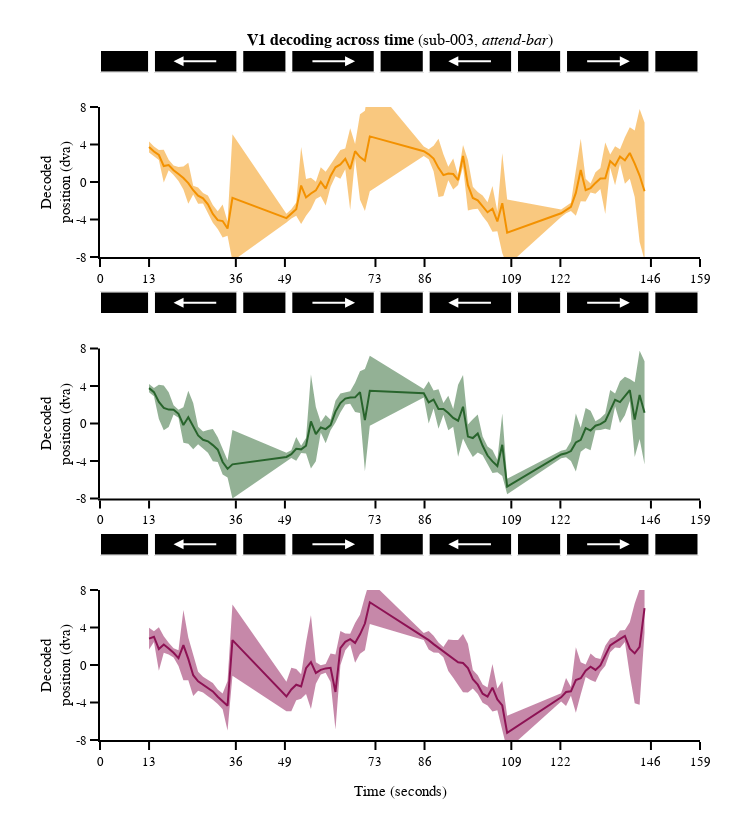

The code cell stored with this chart in its notebook:
### Code cell
subplot_titles = ['<b>{} decoding across time</b> ({}, <i>{}</i>)'.format(roi, subject, attend_task_txt),
                 '','','','','','']

fig = make_subplots(rows=rows, cols=cols, specs=sb_specs, print_grid=False, vertical_spacing=0.05, horizontal_spacing=0.1,
                    column_widths=column_widths, row_heights=row_heights,  subplot_titles=subplot_titles)


for xref,yref,axref,ayref in zip(xrefs, yrefs, axrefs, ayrefs):
    for x0,x1 in zip(x0_all,x1_all):
        fig.add_shape(type='rect', xref=xref, yref=yref, x0=x0, y0=0, x1=x1, y1=1, 
                      line_width=2, fillcolor='black', line_color='white')
        
    for [coord_tp] in zip([mot_1, mot_2, mot_3, mot_4]):
        fig.add_annotation(ax=coord_tp[0], x=coord_tp[1], ay=coord_tp[2], y=coord_tp[3], 
                           xref=xref, yref=yref, axref=axref,ayref=ayref,
                           text='', showarrow=True, arrowhead=2, arrowcolor='white')
        
for gaze_task_num, gaze_task in enumerate(gaze_tasks):
    
    if gaze_task == 'GazeCenter': line_color, area_col, row = gc_line_col, gc_area_col, 2
    elif gaze_task == 'GazeLeft': line_color, area_col, row = gl_line_col, gl_area_col, 4
    elif gaze_task == 'GazeRight': line_color, area_col, row = gr_line_col, gr_area_col, 6
    
    # get data
    df_fn = "{}/{}_task-{}{}_decode_par.pkl".format(tsv_dir,subject,gaze_task,attend_task)
    df = pd.read_pickle(df_fn)
    
    x = df.loc[df.roi==roi].TR*TR
    y = df.loc[df.roi==roi].decoded_x_mean
    eb_y = df.loc[df.roi==roi].decoded_x_std
    
    fig.append_trace(go.Scatter(x=x, y=y, showlegend=False, mode='lines', line_color=line_color, line_width=line_width, connectgaps=False, name='', hovertemplate=hover), row=row, col=1)
    fig.append_trace(go.Scatter(x=x, y=y+eb_y, showlegend=False, mode='lines', fillcolor=area_col, line_width=0, connectgaps=False, hoverinfo='skip'), row=row, col=1)
    fig.append_trace(go.Scatter(x=x, y=y-eb_y, showlegend=False, mode='lines', fillcolor=area_col, line_width=0, connectgaps=False, hoverinfo='skip', fill='tonexty'), row=row, col=1)
    

for xaxis in ['xaxis','xaxis3','xaxis5']:
    exec("fig.layout.update({}_range=xaxis_range)".format(xaxis))
    exec("fig.layout.update({}_title='')".format(xaxis))
    exec("fig.layout.update({}_showticklabels=False)".format(xaxis))
    exec("fig.layout.update({}_visible=False)".format(xaxis))

for yaxis in ['yaxis','yaxis3','yaxis5']:
    exec("fig.layout.update({}_range=[0,1])".format(yaxis))
    exec("fig.layout.update({}_title='')".format(yaxis))
    exec("fig.layout.update({}_showticklabels=False)".format(yaxis))
    exec("fig.layout.update({}_visible=False)".format(yaxis))
        
for xaxis in ['xaxis2','xaxis4','xaxis6']:
    exec("fig.layout.update({}_range=xaxis_range)".format(xaxis))
    exec("fig.layout.update({}_tickvals=xaxis_tickvals)".format(xaxis))
    exec("fig.layout.update({}_ticktext=xaxis_ticktext)".format(xaxis))
    if xaxis == 'xaxis6':exec("fig.layout.update({}_title=xaxis_title)".format(xaxis))

for yaxis in ['yaxis2','yaxis4','yaxis6']:
    exec("fig.layout.update({}_range=yaxis_range)".format(yaxis))
    exec("fig.layout.update({}_tickvals=yaxis_tickvals)".format(yaxis))
    exec("fig.layout.update({}_ticktext=yaxis_ticktext)".format(yaxis))
    exec("fig.layout.update({}_title=yaxis_title)".format(yaxis))
    

# set axis
for row in np.arange(rows):
    for col in np.arange(cols):
        fig.update_xaxes(ticklen=8, linewidth=template_specs['axes_width'], row=row+1, col=col+1)
        fig.update_yaxes(ticklen=8, linewidth=template_specs['axes_width'], row=row+1, col=col+1)

# set figure
fig.layout.update(template=fig_template, width=fig_width, height=fig_height, margin_l=margin_l, margin_r=margin_r, margin_t=margin_t, margin_b=margin_b,
                  legend_yanchor='top', legend_y=-0.15,legend_x=-0.05, legend_xanchor='left', legend_bgcolor='rgba(255,255,255,0)', legend_tracegroupgap=1)

        
fig.show(config={"displayModeBar": False})
#fig.write_image("{}/{}_refit_ref_index{}.pdf".format(tsv_dir, subject, type_analysis))
#fig.write_html("{}/{}_refit_ref_index{}.html".format(tsv_dir, subject, type_analysis),config={"displayModeBar": False})

### Figure 1 — Plotly figure (JSON) as saved in the notebook; plotly's stock layout.template omitted (floating-point values rounded to 4 significant figures)
{"data": [{"connectgaps": false, "hovertemplate": "Time: %{x:1.2f} s<br>x: %{y:1.2f} dva", "line": {"color": "rgba(243, 146, 0, 1)", "width": 2}, "mode": "lines", "name": "", "showlegend": false, "type": "scatter", "x": [13, 14.3, 15.6, 16.9, 18.2, 19.5, 20.8, 22.1, 23.4, 24.7, 26, 27.3, 28.6, 29.9, 31.2, 32.5, 33.8, 35.1, 49.4, 50.7, 52, 53.3, 54.6, 55.9, 57.2, 58.5, 59.8, 61.1, 62.4, 63.7, 65, 66.3, 67.6, 68.9, 70.2, 71.5, 85.8, 87.1, 88.4, 89.7, 91, 92.3, 93.6, 94.9, 96.2, 97.5, 98.8, 100.1, 101.4, 102.7, 104, 105.3, 106.6, 107.9, 122.2, 123.5, 124.8, 126.1, 127.4, 128.7, 130, 131.3, 132.6, 133.9, 135.2, 136.5, 137.8, 139.1, 140.4, 141.7, 143, 144.3], "xaxis": "x2", "y": [3.733, 3.247, 2.883, 1.7, 1.815, 1.254, 0.8578, 0.4298, -0.1255, -0.877, -1.455, -1.742, -2.383, -3.401, -4.067, -4.164, -4.967, -1.681, -3.847, -3.396, -2.898, -0.3809, -1.647, -1.221, -0.8952, 0.02673, -0.7074, 0.6524, 1.569, 1.88, 2.47, 1.376, 3.279, 2.659, 2.263, 4.863, 3.278, 2.954, 2.503, 1.509, 0.7282, 0.9091, 0.8528, 0.2004, 2.788, -0.339, -1.708, -1.959, -2.546, -3.229, -2.858, -4.204, -2.26, -5.404, -3.336, -2.962, -2.65, -1.165, 1.282, -0.8665, -0.6462, -0.09796, 0.3665, 0.4006, 2.231, 1.742, 2.717, 2.303, 3.092, 1.957, 0.6934, -0.9873], "yaxis": "y2"}, {"connectgaps": false, "fillcolor": "rgba(243, 146, 0, 0.5)", "hoverinfo": "skip", "line": {"width": 0}, "mode": "lines", "showlegend": false, "type": "scatter", "x": [13, 14.3, 15.6, 16.9, 18.2, 19.5, 20.8, 22.1, 23.4, 24.7, 26, 27.3, 28.6, 29.9, 31.2, 32.5, 33.8, 35.1, 49.4, 50.7, 52, 53.3, 54.6, 55.9, 57.2, 58.5, 59.8, 61.1, 62.4, 63.7, 65, 66.3, 67.6, 68.9, 70.2, 71.5, 85.8, 87.1, 88.4, 89.7, 91, 92.3, 93.6, 94.9, 96.2, 97.5, 98.8, 100.1, 101.4, 102.7, 104, 105.3, 106.6, 107.9, 122.2, 123.5, 124.8, 126.1, 127.4, 128.7, 130, 131.3, 132.6, 133.9, 135.2, 136.5, 137.8, 139.1, 140.4, 141.7, 143, 144.3], "xaxis": "x2", "y": [4.331, 3.789, 3.423, 3.447, 2.369, 1.773, 1.607, 1.658, 2.061, -0.4125, -0.579, -1.184, -1.428, -2.448, -3.12, -2.41, -4.208, 5.082, -3.375, -2.894, -2.193, 3.728, 0.3099, 0.4661, 0.02063, 1.565, 1.083, 1.817, 2.534, 3.403, 3.574, 5.737, 4.057, 7.216, 7.609, 10.72, 3.782, 3.482, 3.862, 4.624, 2.957, 1.628, 2.503, 0.7195, 3.959, 2.354, -0.5142, -1.054, -1.44, -2.148, -0.4197, -3.142, 3.059, -1.859, -2.936, -2.599, -2.21, 1.259, 4.607, 0.3555, -0.1669, 1.05, 1.481, 4.204, 2.945, 3.822, 3.481, 4.779, 5.833, 5.501, 7.798, 6.354], "yaxis": "y2"}, {"connectgaps": false, "fill": "tonexty", "fillcolor": "rgba(243, 146, 0, 0.5)", "hoverinfo": "skip", "line": {"width": 0}, "mode": "lines", "showlegend": false, "type": "scatter", "x": [13, 14.3, 15.6, 16.9, 18.2, 19.5, 20.8, 22.1, 23.4, 24.7, 26, 27.3, 28.6, 29.9, 31.2, 32.5, 33.8, 35.1, 49.4, 50.7, 52, 53.3, 54.6, 55.9, 57.2, 58.5, 59.8, 61.1, 62.4, 63.7, 65, 66.3, 67.6, 68.9, 70.2, 71.5, 85.8, 87.1, 88.4, 89.7, 91, 92.3, 93.6, 94.9, 96.2, 97.5, 98.8, 100.1, 101.4, 102.7, 104, 105.3, 106.6, 107.9, 122.2, 123.5, 124.8, 126.1, 127.4, 128.7, 130, 131.3, 132.6, 133.9, 135.2, 136.5, 137.8, 139.1, 140.4, 141.7, 143, 144.3], "xaxis": "x2", "y": [3.135, 2.705, 2.342, -0.04654, 1.261, 0.7352, 0.1082, -0.7986, -2.312, -1.342, -2.331, -2.301, -3.338, -4.354, -5.013, -5.919, -5.725, -8.444, -4.32, -3.899, -3.604, -4.49, -3.604, -2.909, -1.811, -1.512, -2.498, -0.5125, 0.6042, 0.3576, 1.367, -2.985, 2.501, -1.898, -3.084, -0.9978, 2.774, 2.427, 1.143, -1.606, -1.5, 0.1899, -0.7971, -0.3187, 1.618, -3.032, -2.902, -2.863, -3.651, -4.309, -5.296, -5.266, -7.58, -8.949, -3.736, -3.325, -3.09, -3.589, -2.043, -2.089, -1.125, -1.246, -0.7483, -3.403, 1.518, -0.3384, 1.953, -0.174, 0.35, -1.587, -6.411, -8.329], "yaxis": "y2"}, {"connectgaps": false, "hovertemplate": "Time: %{x:1.2f} s<br>x: %{y:1.2f} dva", "line": {"color": "rgba(41, 101, 44, 1)", "width": 2}, "mode": "lines", "name": "", "showlegend": false, "type": "scatter", "x": [13, 14.3, 15.6, 16.9, 18.2, 19.5, 20.8, 22.1, 23.4, 24.7, 26, 27.3, 28.6, 29.9, 31.2, 32.5, 33.8, 35.1, 49.4, 50.7, 52, 53.3, 54.6, 55.9, 57.2, 58.5, 59.8, 61.1, 62.4, 63.7, 65, 66.3, 67.6, 68.9, 70.2, 71.5, 85.8, 87.1, 88.4, 89.7, 91, 92.3, 93.6, 94.9, 96.2, 97.5, 98.8, 100.1, 101.4, 102.7, 104, 105.3, 106.6, 107.9, 122.2, 123.5, 124.8, 126.1, 127.4, 128.7, 130, 131.3, 132.6, 133.9, 135.2, 136.5, 137.8, 139.1, 140.4, 141.7, 143, 144.3], "xaxis": "x4", "y": [3.771, 3.345, 2.306, 1.665, 1.483, 1.458, 1.035, -0.1597, 0.671, -0.2901, -1.272, -1.74, -1.902, -2.304, -2.789, -4.106, -4.84, -4.36, -3.57, -3.279, -2.707, -2.758, -2.373, 0.2175, -1.137, -0.4218, -0.6009, -0.1694, 1.273, 2.184, 2.653, 2.775, 2.789, 3.347, 0.3584, 3.498, 3.225, 2.246, 2.554, 1.553, 1.56, 1.118, 0.5984, 0.2952, 1.791, -1.396, -1.555, -1.07, -2.381, -3.417, -4.045, -4.53, -2.266, -6.727, -3.303, -3.181, -2.94, -2.02, -1.738, -0.4868, -0.7495, -0.2342, -0.07309, 0.2497, 1.431, 2.515, 2.283, 2.937, 3.567, 0.4164, 3.051, 1.137], "yaxis": "y4"}, {"connectgaps": false, "fillcolor": "rgba(41, 101, 44, 0.5)", "hoverinfo": "skip", "line": {"width": 0}, "mode": "lines", "showlegend": false, "type": "scatter", "x": [13, 14.3, 15.6, 16.9, 18.2, 19.5, 20.8, 22.1, 23.4, 24.7, 26, 27.3, 28.6, 29.9, 31.2, 32.5, 33.8, 35.1, 49.4, 50.7, 52, 53.3, 54.6, 55.9, 57.2, 58.5, 59.8, 61.1, 62.4, 63.7, 65, 66.3, 67.6, 68.9, 70.2, 71.5, 85.8, 87.1, 88.4, 89.7, 91, 92.3, 93.6, 94.9, 96.2, 97.5, 98.8, 100.1, 101.4, 102.7, 104, 105.3, 106.6, 107.9, 122.2, 123.5, 124.8, 126.1, 127.4, 128.7, 130, 131.3, 132.6, 133.9, 135.2, 136.5, 137.8, 139.1, 140.4, 141.7, 143, 144.3], "xaxis": "x4", "y": [4.218, 3.79, 4.14, 4.044, 3.334, 1.946, 1.46, 1.737, 3.494, 2.179, -0.3343, -0.8505, -0.6802, -0.5871, -1.473, -2.764, -3.926, -0.7066, -3.121, -2.865, -1.447, -2.364, -1.541, 5.226, 1.757, 0.1222, 0.9092, 0.3945, 2.427, 3.188, 3.282, 3.453, 4.344, 5.574, 5.807, 7.233, 3.688, 4.5, 3.516, 3.662, 2.193, 2.952, 1.534, 4.131, 5.172, -0.1186, 0.4539, 0.9481, -1.383, -2.447, -2.821, -3.867, 1.071, -5.904, -2.909, -2.763, -1.886, 1.066, -0.4641, 1.641, 1.355, 0.2495, 0.5569, 1.053, 3.564, 3.207, 4.51, 4.991, 4.742, 4.4, 7.757, 6.647], "yaxis": "y4"}, {"connectgaps": false, "fill": "tonexty", "fillcolor": "rgba(41, 101, 44, 0.5)", "hoverinfo": "skip", "line": {"width": 0}, "mode": "lines", "showlegend": false, "type": "scatter", "x": [13, 14.3, 15.6, 16.9, 18.2, 19.5, 20.8, 22.1, 23.4, 24.7, 26, 27.3, 28.6, 29.9, 31.2, 32.5, 33.8, 35.1, 49.4, 50.7, 52, 53.3, 54.6, 55.9, 57.2, 58.5, 59.8, 61.1, 62.4, 63.7, 65, 66.3, 67.6, 68.9, 70.2, 71.5, 85.8, 87.1, 88.4, 89.7, 91, 92.3, 93.6, 94.9, 96.2, 97.5, 98.8, 100.1, 101.4, 102.7, 104, 105.3, 106.6, 107.9, 122.2, 123.5, 124.8, 126.1, 127.4, 128.7, 130, 131.3, 132.6, 133.9, 135.2, 136.5, 137.8, 139.1, 140.4, 141.7, 143, 144.3], "xaxis": "x4", "y": [3.324, 2.9, 0.4712, -0.7149, -0.3688, 0.9693, 0.6102, -2.056, -2.152, -2.759, -2.209, -2.629, -3.124, -4.021, -4.105, -5.448, -5.754, -8.013, -4.019, -3.693, -3.966, -3.152, -3.205, -4.791, -4.032, -0.9657, -2.111, -0.7333, 0.1195, 1.181, 2.024, 2.097, 1.235, 1.119, -5.09, -0.2377, 2.762, -0.008478, 1.592, -0.5555, 0.9261, -0.7154, -0.337, -3.54, -1.59, -2.673, -3.564, -3.088, -3.378, -4.386, -5.27, -5.193, -5.604, -7.551, -3.697, -3.6, -3.994, -5.107, -3.011, -2.615, -2.854, -0.7179, -0.703, -0.5541, -0.702, 1.822, 0.05648, 0.8824, 2.392, -3.567, -1.654, -4.374], "yaxis": "y4"}, {"connectgaps": false, "hovertemplate": "Time: %{x:1.2f} s<br>x: %{y:1.2f} dva", "line": {"color": "rgba(142, 19, 84, 1)", "width": 2}, "mode": "lines", "name": "", "showlegend": false, "type": "scatter", "x": [13, 14.3, 15.6, 16.9, 18.2, 19.5, 20.8, 22.1, 23.4, 24.7, 26, 27.3, 28.6, 29.9, 31.2, 32.5, 33.8, 35.1, 49.4, 50.7, 52, 53.3, 54.6, 55.9, 57.2, 58.5, 59.8, 61.1, 62.4, 63.7, 65, 66.3, 67.6, 68.9, 70.2, 71.5, 85.8, 87.1, 88.4, 89.7, 91, 92.3, 93.6, 94.9, 96.2, 97.5, 98.8, 100.1, 101.4, 102.7, 104, 105.3, 106.6, 107.9, 122.2, 123.5, 124.8, 126.1, 127.4, 128.7, 130, 131.3, 132.6, 133.9, 135.2, 136.5, 137.8, 139.1, 140.4, 141.7, 143, 144.3], "xaxis": "x6", "y": [2.818, 3.017, 1.707, 2.187, 1.754, 1.301, 0.7301, 2.116, 0.6551, -1.086, -1.734, -2.09, -2.468, -2.816, -3.39, -3.875, -4.352, 2.655, -3.357, -2.612, -2.104, -2.293, -0.3347, 0.3076, -0.8465, -0.5197, -0.3631, -0.2946, -2.881, 1.802, 2.471, 2.763, 2.357, 3.273, 4.423, 6.695, 3.038, 2.648, 2.224, 1.842, 1.37, 1.052, 0.6578, 0.2827, 0.2073, -0.3313, -1.516, -2.099, -3.058, -3.362, -2.421, -3.669, -4.319, -7.233, -3.448, -2.878, -2.807, -1.603, -1.411, -0.6136, -0.1873, -0.5227, -0.04187, 0.991, 2.096, 2.435, 2.748, 3.094, 1.745, 1.242, 1.924, 6.055], "yaxis": "y6"}, {"connectgaps": false, "fillcolor": "rgba(142, 19, 84, 0.5)", "hoverinfo": "skip", "line": {"width": 0}, "mode": "lines", "showlegend": false, "type": "scatter", "x": [13, 14.3, 15.6, 16.9, 18.2, 19.5, 20.8, 22.1, 23.4, 24.7, 26, 27.3, 28.6, 29.9, 31.2, 32.5, 33.8, 35.1, 49.4, 50.7, 52, 53.3, 54.6, 55.9, 57.2, 58.5, 59.8, 61.1, 62.4, 63.7, 65, 66.3, 67.6, 68.9, 70.2, 71.5, 85.8, 87.1, 88.4, 89.7, 91, 92.3, 93.6, 94.9, 96.2, 97.5, 98.8, 100.1, 101.4, 102.7, 104, 105.3, 106.6, 107.9, 122.2, 123.5, 124.8, 126.1, 127.4, 128.7, 130, 131.3, 132.6, 133.9, 135.2, 136.5, 137.8, 139.1, 140.4, 141.7, 143, 144.3], "xaxis": "x6", "y": [3.981, 3.589, 4.034, 3.062, 2.384, 1.797, 1.569, 5.869, 2.941, 1.144, -0.7092, -1.247, -1.596, -1.931, -2.618, -3.035, -1.711, 6.457, -1.785, -0.2891, -0.4375, -0.9894, 2.411, 5.311, 0.3047, -0.01531, 0.1093, 1.219, 1.129, 3.631, 3.362, 3.332, 4.479, 5.358, 7.279, 9.011, 3.403, 3.629, 3.123, 2.39, 1.908, 2.732, 2.68, 2.656, 3.31, 2.258, -0.5235, -1.104, -2.092, -2.411, 0.1086, -2.515, -1.702, -5.409, -3.011, -1.391, -2.345, 1.899, 0.2919, 0.04962, 1.225, 0.7636, 0.627, 2.065, 2.828, 3.016, 3.683, 3.724, 4.566, 6.564, 8.094, 8.658], "yaxis": "y6"}, {"connectgaps": false, "fill": "tonexty", "fillcolor": "rgba(142, 19, 84, 0.5)", "hoverinfo": "skip", "line": {"width": 0}, "mode": "lines", "showlegend": false, "type": "scatter", "x": [13, 14.3, 15.6, 16.9, 18.2, 19.5, 20.8, 22.1, 23.4, 24.7, 26, 27.3, 28.6, 29.9, 31.2, 32.5, 33.8, 35.1, 49.4, 50.7, 52, 53.3, 54.6, 55.9, 57.2, 58.5, 59.8, 61.1, 62.4, 63.7, 65, 66.3, 67.6, 68.9, 70.2, 71.5, 85.8, 87.1, 88.4, 89.7, 91, 92.3, 93.6, 94.9, 96.2, 97.5, 98.8, 100.1, 101.4, 102.7, 104, 105.3, 106.6, 107.9, 122.2, 123.5, 124.8, 126.1, 127.4, 128.7, 130, 131.3, 132.6, 133.9, 135.2, 136.5, 137.8, 139.1, 140.4, 141.7, 143, 144.3], "xaxis": "x6", "y": [1.655, 2.446, -0.62, 1.311, 1.125, 0.8047, -0.1086, -1.637, -1.631, -3.317, -2.759, -2.933, -3.34, -3.702, -4.163, -4.714, -6.993, -1.148, -4.929, -4.934, -3.77, -3.596, -3.08, -4.695, -1.998, -1.024, -0.8355, -1.808, -6.891, -0.02792, 1.58, 2.194, 0.2354, 1.188, 1.566, 4.378, 2.673, 1.667, 1.324, 1.294, 0.8315, -0.6281, -1.364, -2.091, -2.895, -2.921, -2.509, -3.095, -4.025, -4.312, -4.951, -4.822, -6.936, -9.058, -3.885, -4.365, -3.268, -5.105, -3.114, -1.277, -1.599, -1.809, -0.7107, -0.08335, 1.363, 1.854, 1.813, 2.465, -1.075, -4.079, -4.246, 3.451], "yaxis": "y6"}], "layout": {"annotations": [{"font": {"size": 16}, "showarrow": false, "text": "<b>V1 decoding across time</b> (sub-003, <i>attend-bar</i>)", "x": 0.5, "xanchor": "center", "xref": "paper", "y": 1, "yanchor": "bottom", "yref": "paper"}, {"arrowcolor": "white", "arrowhead": 2, "ax": 31.2, "axref": "x", "ay": 0.5, "ayref": "y", "showarrow": true, "text": "", "x": 19.5, "xref": "x", "y": 0.5, "yref": "y"}, {"arrowcolor": "white", "arrowhead": 2, "ax": 55.9, "axref": "x", "ay": 0.5, "ayref": "y", "showarrow": true, "text": "", "x": 67.6, "xref": "x", "y": 0.5, "yref": "y"}, {"arrowcolor": "white", "arrowhead": 2, "ax": 104, "axref": "x", "ay": 0.5, "ayref": "y", "showarrow": true, "text": "", "x": 92.3, "xref": "x", "y": 0.5, "yref": "y"}, {"arrowcolor": "white", "arrowhead": 2, "ax": 128.7, "axref": "x", "ay": 0.5, "ayref": "y", "showarrow": true, "text": "", "x": 140.4, "xref": "x", "y": 0.5, "yref": "y"}, {"arrowcolor": "white", "arrowhead": 2, "ax": 31.2, "axref": "x3", "ay": 0.5, "ayref": "y3", "showarrow": true, "text": "", "x": 19.5, "xref": "x3", "y": 0.5, "yref": "y3"}, {"arrowcolor": "white", "arrowhead": 2, "ax": 55.9, "axref": "x3", "ay": 0.5, "ayref": "y3", "showarrow": true, "text": "", "x": 67.6, "xref": "x3", "y": 0.5, "yref": "y3"}, {"arrowcolor": "white", "arrowhead": 2, "ax": 104, "axref": "x3", "ay": 0.5, "ayref": "y3", "showarrow": true, "text": "", "x": 92.3, "xref": "x3", "y": 0.5, "yref": "y3"}, {"arrowcolor": "white", "arrowhead": 2, "ax": 128.7, "axref": "x3", "ay": 0.5, "ayref": "y3", "showarrow": true, "text": "", "x": 140.4, "xref": "x3", "y": 0.5, "yref": "y3"}, {"arrowcolor": "white", "arrowhead": 2, "ax": 31.2, "axref": "x5", "ay": 0.5, "ayref": "y5", "showarrow": true, "text": "", "x": 19.5, "xref": "x5", "y": 0.5, "yref": "y5"}, {"arrowcolor": "white", "arrowhead": 2, "ax": 55.9, "axref": "x5", "ay": 0.5, "ayref": "y5", "showarrow": true, "text": "", "x": 67.6, "xref": "x5", "y": 0.5, "yref": "y5"}, {"arrowcolor": "white", "arrowhead": 2, "ax": 104, "axref": "x5", "ay": 0.5, "ayref": "y5", "showarrow": true, "text": "", "x": 92.3, "xref": "x5", "y": 0.5, "yref": "y5"}, {"arrowcolor": "white", "arrowhead": 2, "ax": 128.7, "axref": "x5", "ay": 0.5, "ayref": "y5", "showarrow": true, "text": "", "x": 140.4, "xref": "x5", "y": 0.5, "yref": "y5"}], "height": 840, "legend": {"bgcolor": "rgba(255,255,255,0)", "tracegroupgap": 1, "x": -0.05, "xanchor": "left", "y": -0.15, "yanchor": "top"}, "margin": {"b": 100, "l": 100, "r": 50, "t": 50}, "shapes": [{"fillcolor": "black", "line": {"color": "white", "width": 2}, "type": "rect", "x0": 0, "x1": 13, "xref": "x", "y0": 0, "y1": 1, "yref": "y"}, {"fillcolor": "black", "line": {"color": "white", "width": 2}, "type": "rect", "x0": 14.3, "x1": 36.4, "xref": "x", "y0": 0, "y1": 1, "yref": "y"}, {"fillcolor": "black", "line": {"color": "white", "width": 2}, "type": "rect", "x0": 37.7, "x1": 49.4, "xref": "x", "y0": 0, "y1": 1, "yref": "y"}, {"fillcolor": "black", "line": {"color": "white", "width": 2}, "type": "rect", "x0": 50.7, "x1": 72.8, "xref": "x", "y0": 0, "y1": 1, "yref": "y"}, {"fillcolor": "black", "line": {"color": "white", "width": 2}, "type": "rect", "x0": 74.1, "x1": 85.8, "xref": "x", "y0": 0, "y1": 1, "yref": "y"}, {"fillcolor": "black", "line": {"color": "white", "width": 2}, "type": "rect", "x0": 87.1, "x1": 109.2, "xref": "x", "y0": 0, "y1": 1, "yref": "y"}, {"fillcolor": "black", "line": {"color": "white", "width": 2}, "type": "rect", "x0": 110.5, "x1": 122.2, "xref": "x", "y0": 0, "y1": 1, "yref": "y"}, {"fillcolor": "black", "line": {"color": "white", "width": 2}, "type": "rect", "x0": 123.5, "x1": 145.6, "xref": "x", "y0": 0, "y1": 1, "yref": "y"}, {"fillcolor": "black", "line": {"color": "white", "width": 2}, "type": "rect", "x0": 146.9, "x1": 158.6, "xref": "x", "y0": 0, "y1": 1, "yref": "y"}, {"fillcolor": "black", "line": {"color": "white", "width": 2}, "type": "rect", "x0": 0, "x1": 13, "xref": "x3", "y0": 0, "y1": 1, "yref": "y3"}, {"fillcolor": "black", "line": {"color": "white", "width": 2}, "type": "rect", "x0": 14.3, "x1": 36.4, "xref": "x3", "y0": 0, "y1": 1, "yref": "y3"}, {"fillcolor": "black", "line": {"color": "white", "width": 2}, "type": "rect", "x0": 37.7, "x1": 49.4, "xref": "x3", "y0": 0, "y1": 1, "yref": "y3"}, {"fillcolor": "black", "line": {"color": "white", "width": 2}, "type": "rect", "x0": 50.7, "x1": 72.8, "xref": "x3", "y0": 0, "y1": 1, "yref": "y3"}, {"fillcolor": "black", "line": {"color": "white", "width": 2}, "type": "rect", "x0": 74.1, "x1": 85.8, "xref": "x3", "y0": 0, "y1": 1, "yref": "y3"}, {"fillcolor": "black", "line": {"color": "white", "width": 2}, "type": "rect", "x0": 87.1, "x1": 109.2, "xref": "x3", "y0": 0, "y1": 1, "yref": "y3"}, {"fillcolor": "black", "line": {"color": "white", "width": 2}, "type": "rect", "x0": 110.5, "x1": 122.2, "xref": "x3", "y0": 0, "y1": 1, "yref": "y3"}, {"fillcolor": "black", "line": {"color": "white", "width": 2}, "type": "rect", "x0": 123.5, "x1": 145.6, "xref": "x3", "y0": 0, "y1": 1, "yref": "y3"}, {"fillcolor": "black", "line": {"color": "white", "width": 2}, "type": "rect", "x0": 146.9, "x1": 158.6, "xref": "x3", "y0": 0, "y1": 1, "yref": "y3"}, {"fillcolor": "black", "line": {"color": "white", "width": 2}, "type": "rect", "x0": 0, "x1": 13, "xref": "x5", "y0": 0, "y1": 1, "yref": "y5"}, {"fillcolor": "black", "line": {"color": "white", "width": 2}, "type": "rect", "x0": 14.3, "x1": 36.4, "xref": "x5", "y0": 0, "y1": 1, "yref": "y5"}, {"fillcolor": "black", "line": {"color": "white", "width": 2}, "type": "rect", "x0": 37.7, "x1": 49.4, "xref": "x5", "y0": 0, "y1": 1, "yref": "y5"}, {"fillcolor": "black", "line": {"color": "white", "width": 2}, "type": "rect", "x0": 50.7, "x1": 72.8, "xref": "x5", "y0": 0, "y1": 1, "yref": "y5"}, {"fillcolor": "black", "line": {"color": "white", "width": 2}, "type": "rect", "x0": 74.1, "x1": 85.8, "xref": "x5", "y0": 0, "y1": 1, "yref": "y5"}, {"fillcolor": "black", "line": {"color": "white", "width": 2}, "type": "rect", "x0": 87.1, "x1": 109.2, "xref": "x5", "y0": 0, "y1": 1, "yref": "y5"}, {"fillcolor": "black", "line": {"color": "white", "width": 2}, "type": "rect", "x0": 110.5, "x1": 122.2, "xref": "x5", "y0": 0, "y1": 1, "yref": "y5"}, {"fillcolor": "black", "line": {"color": "white", "width": 2}, "type": "rect", "x0": 123.5, "x1": 145.6, "xref": "x5", "y0": 0, "y1": 1, "yref": "y5"}, {"fillcolor": "black", "line": {"color": "white", "width": 2}, "type": "rect", "x0": 146.9, "x1": 158.6, "xref": "x5", "y0": 0, "y1": 1, "yref": "y5"}], "width": 750, "xaxis": {"anchor": "y", "domain": [0, 1], "linewidth": 2, "range": [0, 159], "showticklabels": false, "ticklen": 8, "title": {"text": ""}, "visible": false}, "xaxis2": {"anchor": "y2", "domain": [0, 1], "linewidth": 2, "range": [0, 159], "ticklen": 8, "ticktext": ["0", "13", "36", "49", "73", "86", "109", "122", "146", "159"], "tickvals": [0, 13, 36, 49, 73, 86, 109, 122, 146, 159], "type": "linear"}, "xaxis3": {"anchor": "y3", "domain": [0, 1], "linewidth": 2, "range": [0, 159], "showticklabels": false, "ticklen": 8, "title": {"text": ""}, "visible": false}, "xaxis4": {"anchor": "y4", "domain": [0, 1], "linewidth": 2, "range": [0, 159], "ticklen": 8, "ticktext": ["0", "13", "36", "49", "73", "86", "109", "122", "146", "159"], "tickvals": [0, 13, 36, 49, 73, 86, 109, 122, 146, 159], "type": "linear"}, "xaxis5": {"anchor": "y5", "domain": [0, 1], "linewidth": 2, "range": [0, 159], "showticklabels": false, "ticklen": 8, "title": {"text": ""}, "visible": false}, "xaxis6": {"anchor": "y6", "domain": [0, 1], "linewidth": 2, "range": [0, 159], "ticklen": 8, "ticktext": ["0", "13", "36", "49", "73", "86", "109", "122", "146", "159"], "tickvals": [0, 13, 36, 49, 73, 86, 109, 122, 146, 159], "title": {"text": "Time (seconds)"}, "type": "linear"}, "yaxis": {"anchor": "x", "domain": [0.9674, 1], "linewidth": 2, "range": [0, 1], "showticklabels": false, "ticklen": 8, "title": {"text": ""}, "visible": false}, "yaxis2": {"anchor": "x2", "domain": [0.7, 0.9174], "linewidth": 2, "range": [-8, 8], "ticklen": 8, "ticktext": ["-8", "-4", "0", "4", "8"], "tickvals": [-8, -4, 0, 4, 8], "title": {"text": "Decoded<br>position (dva)"}, "type": "linear"}, "yaxis3": {"anchor": "x3", "domain": [0.6174, 0.65], "linewidth": 2, "range": [0, 1], "showticklabels": false, "ticklen": 8, "title": {"text": ""}, "visible": false}, "yaxis4": {"anchor": "x4", "domain": [0.35, 0.5674], "linewidth": 2, "range": [-8, 8], "ticklen": 8, "ticktext": ["-8", "-4", "0", "4", "8"], "tickvals": [-8, -4, 0, 4, 8], "title": {"text": "Decoded<br>position (dva)"}, "type": "linear"}, "yaxis5": {"anchor": "x5", "domain": [0.2674, 0.3], "linewidth": 2, "range": [0, 1], "showticklabels": false, "ticklen": 8, "title": {"text": ""}, "visible": false}, "yaxis6": {"anchor": "x6", "domain": [0, 0.2174], "linewidth": 2, "range": [-8, 8], "ticklen": 8, "ticktext": ["-8", "-4", "0", "4", "8"], "tickvals": [-8, -4, 0, 4, 8], "title": {"text": "Decoded<br>position (dva)"}, "type": "linear"}}}
